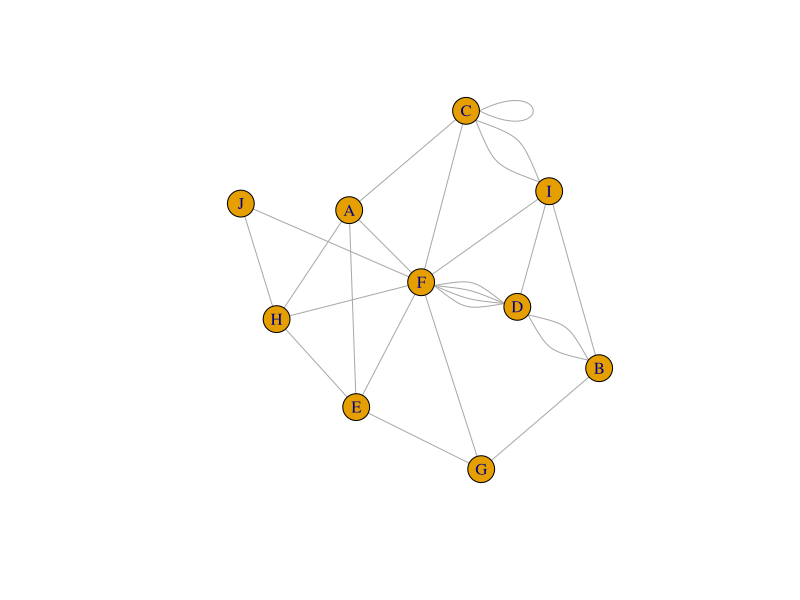
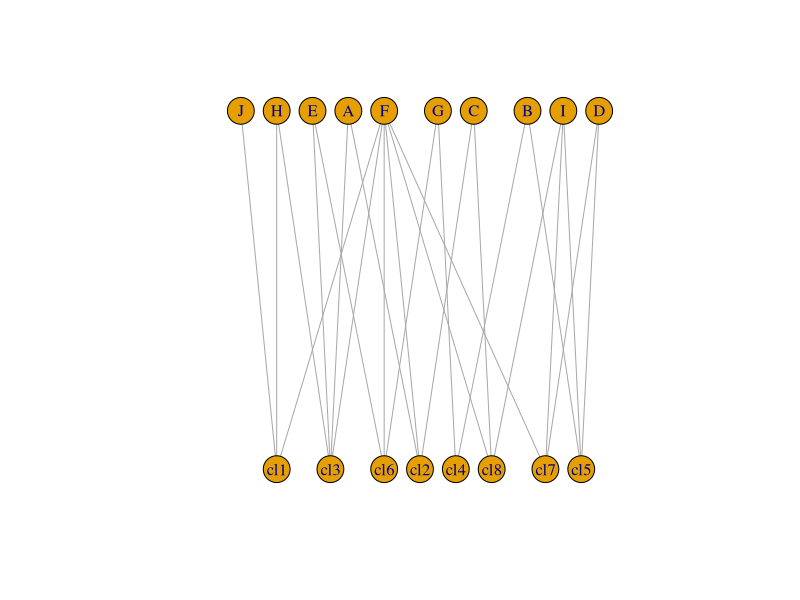
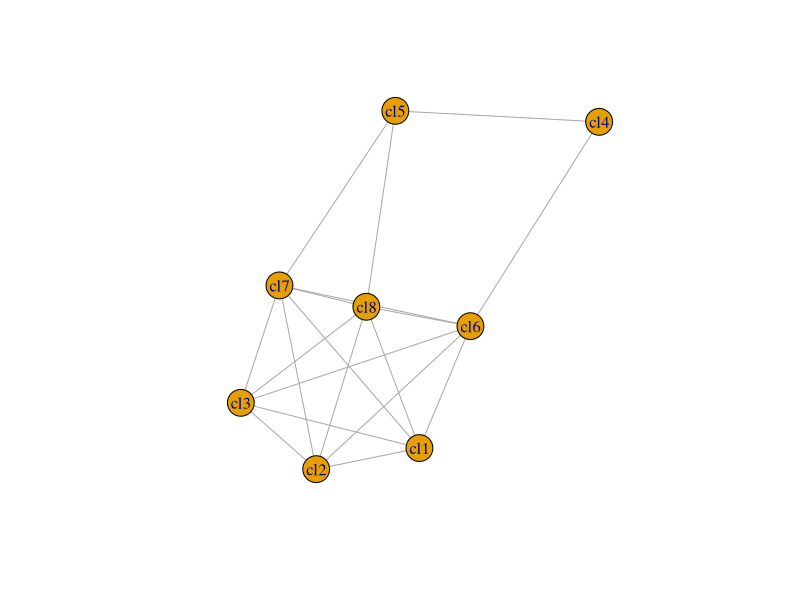

R code for these plots, in order:
library(igraph)
set.seed(8675309)
g <-
  graph_from_edgelist(matrix(sample(LETTERS[1:10], 50, replace = T), ncol = 2), directed = FALSE)
plot(g, edge.arrow.size = 0.5)

cliques <- max_cliques(g)

cliqueBP <-
  matrix(c(rep(
    paste0("cl", seq_along(cliques)), sapply(cliques, length)
  ), names(unlist(cliques))), ncol = 2,)
bp <- graph_from_edgelist(cliqueBP, directed = F)
V(bp)$type <- grepl("cl", V(bp)$name)
plot(bp, layout = layout_as_bipartite)

bp.ind <- t(as_incidence_matrix(bp))
bp.adj <- bp.ind %*% t(bp.ind)

bp.adj.g <- graph_from_adjacency_matrix(bp.adj, mode = "undirected")
plot(simplify(bp.adj.g))
bp.adj.mis <- independent.vertex.sets(bp.adj.g)

sets <-
  lapply(bp.adj.mis, function(x)
    cliqueBP[cliqueBP[, 1] %in% as_ids(x), 2])
sets[which(sapply(sets, length) == max(sapply(sets, length)))]
